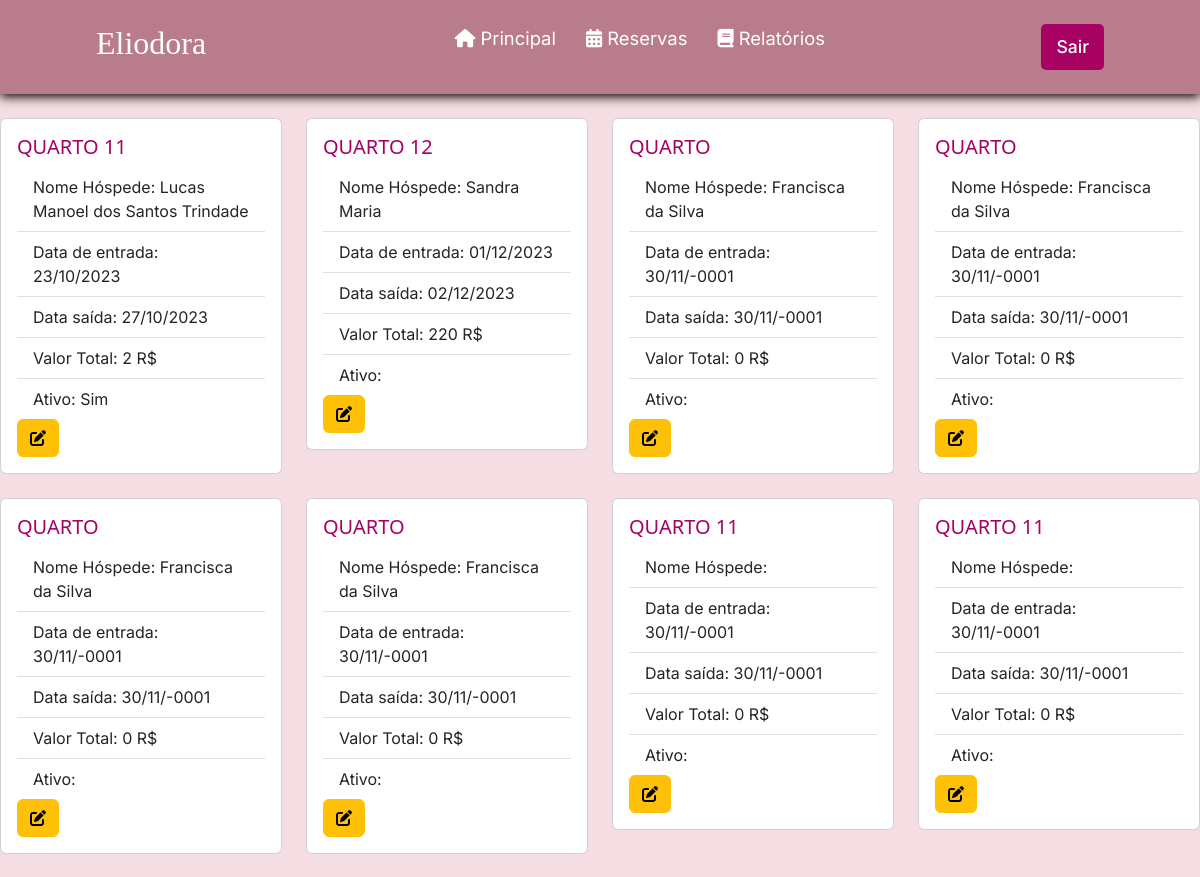
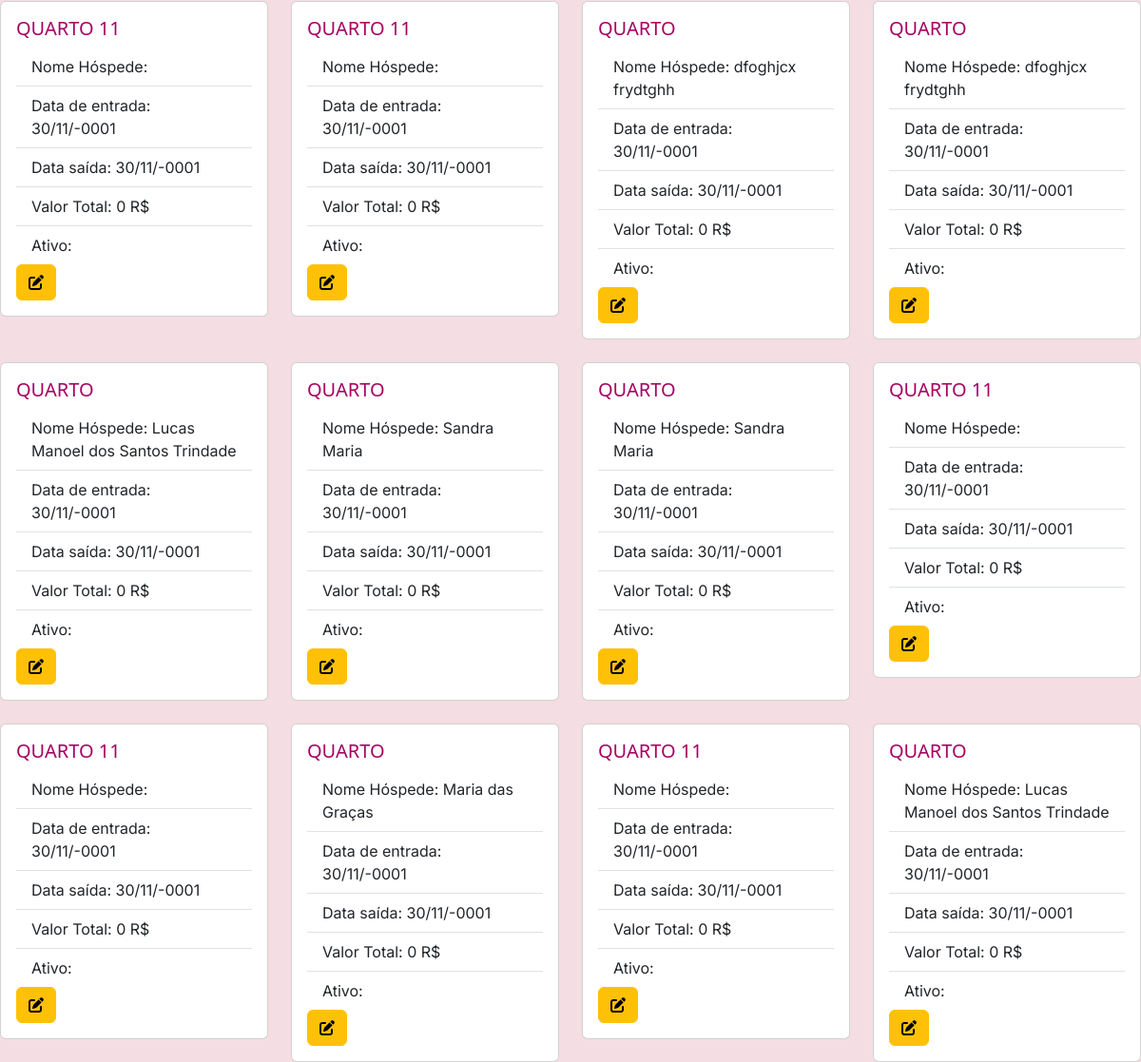
The app's page /controlarReserva.php with its own data (2 pictures, top to bottom).
### tables this page shows
CREATE TABLE `reserva` (
  `id` int(11) NOT NULL,
  `status` varchar(3) NOT NULL,
  `dataEntrada` date NOT NULL,
  `dataSaida` date NOT NULL,
  `valorTotalReserva` double NOT NULL,
  `quantHospede` int(1) NOT NULL,
  `observacao` varchar(200) NOT NULL,
  `id_quarto` int(11) DEFAULT NULL,
  `id_funcionario` int(11) DEFAULT NULL,
  `id_hospede` int(11) DEFAULT NULL
);

CREATE TABLE `quarto` (
  `id` int(11) NOT NULL,
  `status` varchar(3) NOT NULL,
  `numero` int(11) NOT NULL,
  `tipo` varchar(8) NOT NULL,
  `capacidade` int(45) NOT NULL,
  `valorDiaria` double NOT NULL
);

CREATE TABLE `hospede` (
  `id` int(11) NOT NULL,
  `nome` varchar(100) NOT NULL,
  `cpf` varchar(15) NOT NULL,
  `dataNascimento` date NOT NULL,
  `genero` varchar(1) NOT NULL,
  `estado` varchar(100) NOT NULL,
  `cidade` varchar(100) NOT NULL,
  `bairro` varchar(100) NOT NULL,
  `endereco` varchar(100) NOT NULL,
  `numeroEndereco` int(11) NOT NULL,
  `cep` varchar(15) NOT NULL,
  `email` varchar(45) NOT NULL,
  `telefone` varchar(20) NOT NULL,
  `contatoEmergencia` varchar(20) NOT NULL
);

### controlarReserva.php (the view, shortened to what this page needs)
<?php
require_once("conexao.php");
$sql = "select reserva.*, hospede.nome as hospede_nome, quarto.numero as quarto_numero
 from reserva
 left join hospede on hospede.id = reserva.id_hospede
 left join quarto on quarto.id = reserva.id_quarto";
$resultado = mysqli_query($conexao, $sql);
?>
<!DOCTYPE html>
<head>
    <link href="style.css" rel="stylesheet">
</head>
<?php require_once("cabecalho.php"); ?>
<body>
    <br>
    <div>
        <div class="row row-cols 1 row-cols-md-4 g-4">
            <?php while ($linha = mysqli_fetch_array($resultado)) { ?>
                <div class="col">
                    <div class="card">
                        <div class="card-body">
                            <h5 class="card-title" style="color: #a70162; font-family: 'Segoe UI'">QUARTO
                                <?= $linha['quarto_numero'] ?>
                            </h5>
                            <ul class="list-group list-group-flush">
                                <li class="list-group-item">Nome Hóspede:
                                    <?= $linha['hospede_nome'] ?>
                                </li>
                                <li class="list-group-item">Data de entrada:
                                    <?= date('d/m/Y', strtotime($linha['dataEntrada'])) ?>
                                </li>
                                <li class="list-group-item">Data saída:
                                    <?= date('d/m/Y', strtotime($linha['dataSaida'])) ?>
                                </li>
                                <li class="list-group-item">Valor Total:
                                    <?= $linha['valorTotalReserva']?> R$
                                </li>
                                <li class="list-group-item">Ativo:
                                    <?= $linha['status'] ?>
                                </li>
                            </ul>
                            <a href="alterarReserva.php?id=<?= $linha['id'] ?>" class="btn btn-warning">
                                <i class="fa-solid fa-pen-to-square"></i>
                            </a>
                        </div>
                    </div>
                </div>
            <?php } ?>
        </div>
    </div>
</body>
</html>

### cabecalho.php (shortened to what this page needs)
<!DOCTYPE html>
<html lang="pt-br">
<head>
<link href="https://cdn.jsdelivr.net/npm/bootstrap@5.3.0-alpha3/dist/css/bootstrap.min.css"
rel="stylesheet">
</head>
<body>

### style.css (style rules this page uses)
* { padding: 0; margin: 0; font-family: 'Inter', sans-serif; }
body { background-color: #f4dde3; }
header { background-color: #b97c8c; box-shadow: 0px 3px 10px #120303; }
.nav-bar { display: flex; justify-content: space-between; padding: 1.5rem 6rem; }
.logo { display: flex; align-items: center; }
.logo h2 { color: #fff; }
.nav-list { display: flex; align-items: center; }
.nav-list ul { display: flex; justify-content: center; list-style: none; }
.nav-item { margin: 0 15px; }
.nav-link { text-decoration: none; font-size: 1.15rem; color: #ffffff; font-weight: 400; }
.login-button button { border: none; padding: 10px 15px; border-radius: 5px; background-color: #a70162; }
.login-button button a { text-decoration: none; color: #fff; font-weight: 500; font-size: 1.1rem; }

### css/style.css (style rules this page uses)
* { padding: 0; margin: 0; font-family: 'Inter', sans-serif; }
body { background-color: #f4dde3; }
header { background-color: #b97c8c; box-shadow: 0px 3px 10px #120303; }
.nav-bar { display: flex; justify-content: space-between; padding: 1.5rem 6rem; }
.logo { display: flex; align-items: center; }
.logo h2 { color: #fff; }
.nav-list { display: flex; align-items: center; }
.nav-list ul { display: flex; justify-content: center; list-style: none; }
.nav-item { margin: 0 15px; }
.nav-link { text-decoration: none; font-size: 1.15rem; color: #ffffff; font-weight: 400; }
.login-button button { border: none; padding: 10px 15px; border-radius: 5px; background-color: #a70162; }
.login-button button a { text-decoration: none; color: #fff; font-weight: 500; font-size: 1.1rem; }

### records on screen
reserva: id_quarto.numero "11", id_hospede.nome "Lucas Manoel dos Santos Trindade", dataEntrada "23/10/2023", dataSaida "27/10/2023", valorTotalReserva "2", status "Sim"
reserva: id_quarto.numero "12", id_hospede.nome "Sandra Maria", dataEntrada "01/12/2023", dataSaida "02/12/2023", valorTotalReserva "220"
reserva: id_hospede.nome "Francisca da Silva", dataEntrada "30/11/-0001", dataSaida "30/11/-0001", valorTotalReserva "0"
reserva: id_hospede.nome "Francisca da Silva", dataEntrada "30/11/-0001", dataSaida "30/11/-0001", valorTotalReserva "0"
reserva: id_hospede.nome "Francisca da Silva", dataEntrada "30/11/-0001", dataSaida "30/11/-0001", valorTotalReserva "0"
reserva: id_hospede.nome "Francisca da Silva", dataEntrada "30/11/-0001", dataSaida "30/11/-0001", valorTotalReserva "0"
reserva: id_quarto.numero "11", dataEntrada "30/11/-0001", dataSaida "30/11/-0001", valorTotalReserva "0"
reserva: id_quarto.numero "11", dataEntrada "30/11/-0001", dataSaida "30/11/-0001", valorTotalReserva "0"
reserva: id_quarto.numero "11", dataEntrada "30/11/-0001", dataSaida "30/11/-0001", valorTotalReserva "0"
reserva: id_quarto.numero "11", dataEntrada "30/11/-0001", dataSaida "30/11/-0001", valorTotalReserva "0"
reserva: id_hospede.nome "dfoghjcx frydtghh", dataEntrada "30/11/-0001", dataSaida "30/11/-0001", valorTotalReserva "0"
reserva: id_hospede.nome "dfoghjcx frydtghh", dataEntrada "30/11/-0001", dataSaida "30/11/-0001", valorTotalReserva "0"
reserva: id_hospede.nome "Lucas Manoel dos Santos Trindade", dataEntrada "30/11/-0001", dataSaida "30/11/-0001", valorTotalReserva "0"
reserva: id_hospede.nome "Sandra Maria", dataEntrada "30/11/-0001", dataSaida "30/11/-0001", valorTotalReserva "0"
reserva: id_hospede.nome "Sandra Maria", dataEntrada "30/11/-0001", dataSaida "30/11/-0001", valorTotalReserva "0"
reserva: id_quarto.numero "11", dataEntrada "30/11/-0001", dataSaida "30/11/-0001", valorTotalReserva "0"
reserva: id_quarto.numero "11", dataEntrada "30/11/-0001", dataSaida "30/11/-0001", valorTotalReserva "0"
reserva: id_hospede.nome "Maria das Graças", dataEntrada "30/11/-0001", dataSaida "30/11/-0001", valorTotalReserva "0"
reserva: id_quarto.numero "11", dataEntrada "30/11/-0001", dataSaida "30/11/-0001", valorTotalReserva "0"
reserva: id_hospede.nome "Lucas Manoel dos Santos Trindade", dataEntrada "30/11/-0001", dataSaida "30/11/-0001", valorTotalReserva "0"
